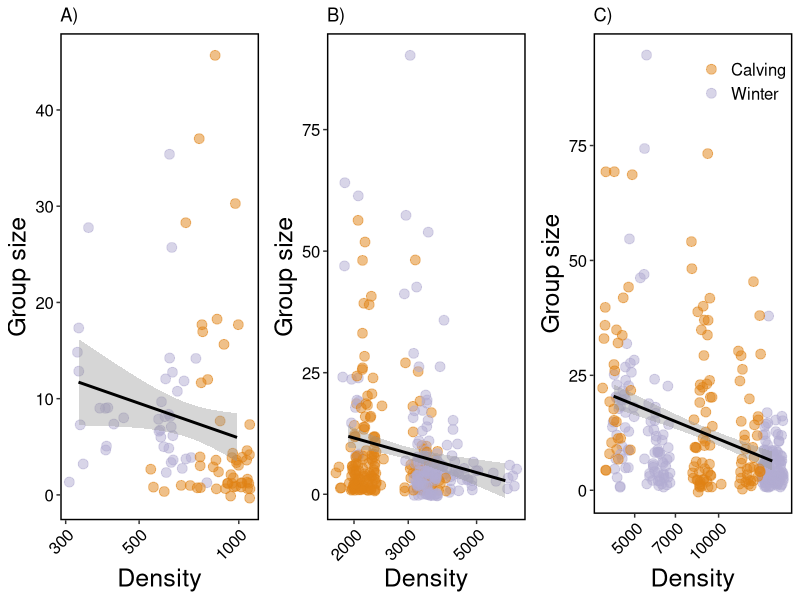

Here is the R script that generated this plot:


## load libraries
library(data.table)
library(ggplot2)
library(gridExtra)

## load data
habitat <- fread("output/herd-survey-locs-data.csv")
habitat$HerdYear <- as.factor(paste(habitat$HERD, 
                                    habitat$year, sep = "_"))
## load data
allDf <- fread("output/groups-herd-year.csv")
allDf$HerdYear <- as.factor(paste(allDf$HERD, allDf$Year, sep = "_"))
allDf <- allDf[,c("HerdYear", "size")]

## only one density value per herd-year
allDf <- allDf[, mean(size), by = "HerdYear"]
setnames(allDf, "V1", "size")

## merge files
habitat2 <- merge(allDf, habitat, by.EACHI = "HerdYear", allow.cartesian = TRUE)

##  change name of habitat types
habitat2$habitatType[habitat2$habitatType == "closed"] <- "Closed"
habitat2$habitatType[habitat2$habitatType == "open"] <- "Open"

## rename herds based on size
habitat2$HSize[habitat2$HERD == "Avalon"] <- "Small"
habitat2$HSize[habitat2$HERD == "Cape_Shore"] <- "Small"
habitat2$HSize[habitat2$HERD == "Mt_Peyton"] <-"Small"
habitat2$HSize[habitat2$HERD == "Grey_River"] <- "Med"
habitat2$HSize[habitat2$HERD == "Gaff_Topsails"] <- "Med"
habitat2$HSize[habitat2$HERD == "Pothill"] <- "Med"
habitat2$HSize[habitat2$HERD == "St_Anthony"] <- "Med"
habitat2$HSize[habitat2$HERD == "Lapoile"] <- "Large"
habitat2$HSize[habitat2$HERD == "Middle_Ridge"] <- "Large"

png("graphics/Fig3.png",width = 6000, height = 3000, res = 600)

dd = ggplot(habitat2[HSize == "Small" & Total_Caribou < 100 & season != "Rut"], 
            aes(size, Total_Caribou)) +
  geom_jitter(aes(color = season), alpha = 0.5, width = 0.04, size = 3) +
  geom_smooth(method = "lm", color = "black") +
  scale_fill_manual(values=c("#e08214", "#b2abd2")) +
  scale_color_manual(values=c("#e08214", "#b2abd2")) +
  scale_x_log10() +
  xlab('Density') +
  ylab('Group size') +
  ggtitle('A)') +
  theme(legend.position = 'none',
        axis.title = element_text(size = 18),
        axis.text.y = element_text(size=12, color = "black"),
        axis.text.x = element_text(size = 12, angle = 45 , color = "black", hjust = 1),       
        panel.grid.minor = element_blank(),
        panel.background = element_blank(),
        panel.border = element_rect(colour = "black", fill=NA, size=1))

ee = ggplot(habitat2[HSize == "Med" & Total_Caribou < 100 & season != "Rut"], 
            aes(size, Total_Caribou)) +
  geom_jitter(aes(color = season), alpha = 0.5, width = 0.04, size = 3) +
  geom_smooth(method = "lm", color = "black") +
  scale_fill_manual(values=c("#e08214", "#b2abd2")) +
  scale_color_manual(values=c("#e08214", "#b2abd2")) +
  scale_x_log10() +
  xlab('Density') +
  ylab('Group size') +
  ggtitle('B)') +
  theme(legend.position = 'none',
        axis.title = element_text(size = 18),
        axis.text.y = element_text(size=12, color = "black"),
        axis.text.x = element_text(size = 12, angle = 45 , color = "black", hjust = 1),      
        panel.grid.minor = element_blank(),
        panel.background = element_blank(),
        panel.border = element_rect(colour = "black", fill=NA, size=1))
ff = ggplot(habitat2[HSize == "Large" & Total_Caribou < 100 & season != "Rut"], 
            aes(size, Total_Caribou)) +
  geom_jitter(aes(color = season), alpha = 0.5, width = 0.04, size = 3) +
  geom_smooth(method = "lm", color = "black") +
  scale_fill_manual(values=c("#e08214", "#b2abd2")) +
  scale_color_manual(values=c("#e08214", "#b2abd2")) +
  scale_x_log10() + 
  xlab('Density') +
  ylab('Group size') +
  ggtitle('C)') +
  theme(legend.position = c(0.75,0.9),
        legend.title = element_blank(),
        legend.background = element_blank(),
        legend.key = element_blank(),
        legend.text = element_text(size = 12),
        axis.title = element_text(size = 18),
        axis.text.y = element_text(size=12, color = "black"),
        axis.text.x = element_text(size = 12, angle = 45 , color = "black", hjust = 1),      
        panel.grid.minor = element_blank(),
        panel.background = element_blank(),
        panel.border = element_rect(colour = "black", fill=NA, size=1))

grid.arrange(dd,ee,ff, ncol = 3, nrow = 1)

dev.off()



aa = ggplot(habitat2[HSize == "Small" & Total_Caribou < 100], 
            aes(habitat, Total_Caribou)) +
  geom_jitter(aes(color = habitat), alpha = 0.5, width = 0.04, size = 3) +
  geom_smooth(method = "lm", se = F, color = "black") +
  scale_fill_manual(values=c("#E69F00", "#56B4E9")) +
  scale_color_manual(values=c("#E69F00", "#56B4E9")) +
  scale_x_log10() +
  xlab('Density') +
  ylab('Group size') +
  ggtitle('A)') +
  theme(legend.position = 'none',
        axis.title = element_text(size = 18),
        axis.text.y = element_text(size=12, color = "black"),
        axis.text.x = element_text(size = 12, angle = 45 , color = "black", hjust = 1),        
        panel.grid.minor = element_blank(),
        panel.background = element_blank(),
        panel.border = element_rect(colour = "black", fill=NA, size=1))

bb = ggplot(habitat2[HSize == "Med" & Total_Caribou < 100], 
            aes(size, Total_Caribou)) +
  geom_jitter(aes(color = habitat), alpha = 0.5, width = 0.04, size = 3) +
  geom_smooth(method = "lm", se = F, color = "black") +
  scale_fill_manual(values=c("#E69F00", "#56B4E9")) +
  scale_color_manual(values=c("#E69F00", "#56B4E9")) +
  scale_x_log10() +
  xlab('Density') +
  ylab('Group size') +
  ggtitle('B)') +
  theme(legend.position = 'none',
        axis.title = element_text(size = 18),
        axis.text.y = element_text(size=12, color = "black"),
        axis.text.x = element_text(size = 12, angle = 45 , color = "black", hjust = 1),        
        panel.grid.minor = element_blank(),
        panel.background = element_blank(),
        panel.border = element_rect(colour = "black", fill=NA, size=1))
cc = ggplot(habitat2[HSize == "Large" & Total_Caribou < 100], 
            aes(size, Total_Caribou)) +
  geom_jitter(aes(color = habitat), alpha = 0.5, width = 0.04, size = 3) +
  geom_smooth(method = "lm", se = F, color = "black") +
  scale_fill_manual(values=c("#E69F00", "#56B4E9")) +
  scale_color_manual(values=c("#E69F00", "#56B4E9")) +
  scale_x_log10() +
  xlab('Density') +
  ylab('Group size') +
  ggtitle('C)') +
  theme(legend.position = c(0.75,0.9),
        legend.title = element_blank(),
        legend.background = element_blank(),
        legend.key = element_blank(),
        legend.text = element_text(size = 12),
        axis.title = element_text(size = 18),
        axis.text.y = element_text(size=12, color = "black"),
        axis.text.x = element_text(size = 12, angle = 45 , color = "black", hjust = 1), 
        panel.grid.minor = element_blank(),
        panel.background = element_blank(),
        panel.border = element_rect(colour = "black", fill=NA, size=1))
